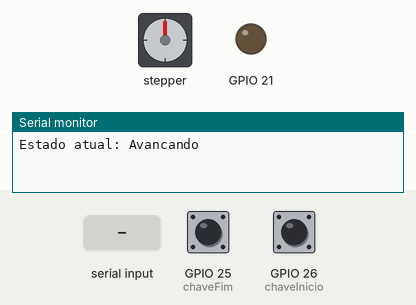
A sketch run on a simulated ESP32. Parts: stepper motor, output pins drawn as LEDs (lit = HIGH), the last lines printed to the serial monitor. Wiring (inferred from the names in the program): stepper motor driver (200 steps per turn assumed): step GPIO 23; direction GPIO 22. Inputs (shaded band) come from the test bench; at power-on: GPIO 25 (chaveFim) HIGH, GPIO 26 (chaveInicio) HIGH. Pins used as bus, display or sensor lines are not drawn.

Above: at 1.2 s.
1.3 s: GPIO 25 (chaveFim) pulled LOW for 0.15 s
At 1.51 s:
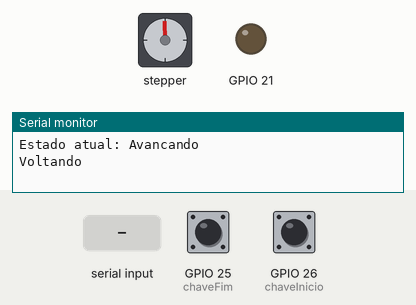
4.3 s: GPIO 26 (chaveInicio) pulled LOW for 0.15 s
5.9 s: "P" received over Serial
At 6.8 s:
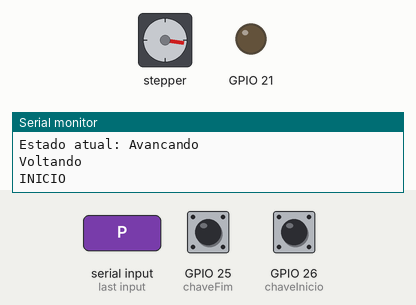
8.9 s: GPIO 25 (chaveFim) pulled LOW for 1 s
12.9 s: GPIO 26 (chaveInicio) pulled LOW for 1 s
At 12.9 s:
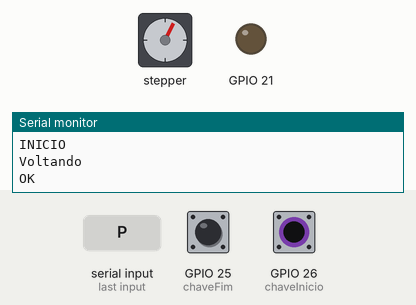
15.4 s: GPIO 25 (chaveFim) pulled LOW for 0.15 s
At 15.91 s:
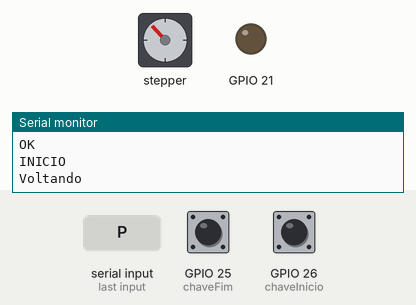
Timing chart, 0 to 19.5 s (numbered marks = the images above; inputs shaded):
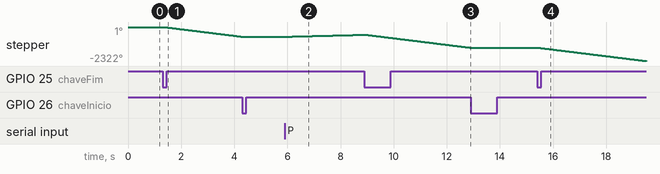

The sketch:

Arduino_Motordepasso.ino
```cpp
//definimos aqui os pinos conectados na ESP32 e a quantidade de passos do motor que completa uma revolução completa.
const int dirPin = 22;
const int stepPin = 23;
const int passosPorVolta = 200;
const int chaveFim = 25; //aqui definimos os dois mini switches 1 no fim e outro no inicio.
const int chaveInicio = 26;
#define dir_Avanco  HIGH //HIGH ----->
#define dir_Retorno  LOW //LOW <-----
/*=========---------==========-----------=========---------------==============---------------===========------------------------===============
Você poderá ignorar este bloco sem perda alguma de significado ou conteúdo.
Este bloco é apenas para adicionarmos em nosso projeto duas chaves fim de cursos (mini switch) que irá inverter o movimento e parar o nosso trilho.

//utlizaremos o método enum, pois tornará o código mais legível, seguro e de melhor manutenção.
//É interessante utilizar este método pois não há possibilidade das duas chaves estarem ativadas simultaneamentes.
//Então, criaremos "estados" em que nosso trilho estará e o arduino irá verificar milhares de vezes em qual estado ele está.*/


enum Estado{
	avancando, retornando
};
Estado estadoAtual= avancando;
//Aqui é como se estivessemos utilizando um array, mas sem números.  Então temos um tipo (Estado) criando uma nova variavel, que receberá um valor.

//void é como um trabalhador, que executa uma tarefa mas não retorna nenhuma variável, apenas executa uma determinada tarefa.
// setup() é a configuração de nosso microcontrolador, irá ser acionado apenas uma vez e para. Não fica em Loop.
void setup (){
	Serial.begin(115200); //executa a comunição serial com velocidade boudrate de 115200.
	pinMode(21, OUTPUT);
	pinMode(stepPin, OUTPUT);
	pinMode(dirPin, OUTPUT); // aqui definimos step e dir como saídas e o digitalWrite irá escrever se terá valor LOW (0V) ou HIGH (5V).
	pinMode(chaveFim, INPUT_PULLUP);
	pinMode(chaveInicio, INPUT_PULLUP); //Aqui estamos definindo nosso mini-switch para entrada (input) e funcionará como um interruptor (PULLUP) que irá trocar para HIGH ou LOW quando ativado.
	digitalWrite(dirPin, HIGH); //define a direção horário de antihorário.      HIGH ------>      LOW <-------
	digitalWrite(21, LOW);//Define o driver como habilitado.

	Serial.println("Estado atual: Avancando");

}
void loop(){

	switch(estadoAtual){
		case avancando:
		if (digitalRead(chaveFim)==LOW){
			delay(50);
			Serial.println("Voltando");
			digitalWrite(dirPin, dir_Retorno);

			estadoAtual=retornando;
		}
		else{
		//como é executado milhares de vezes, pode ter nenhum comando a ser feito, executando o if e causando erros, por isso fazemos:
		if (Serial.available() > 0 ){
			char comando = Serial.read();   //Irá ler comando após comando (SE TIVER) e executará o codido do If
			//agora definiremos um comando, para quando lido, comece o movimento de fato.
			if (comando=='P') {
			//Irá girar o motor, que está com um driver de motor inteligente, que irá dar a ordem e fornecer corrente automaticamente de forma certa as bobinas do motor para dar um passo.
				for (int i=0; i< passosPorVolta;i++){
					bool movimentoCompleto = true;//atribuimos o valor true para uma variavel do passo do motor.
					//Vamos integrar ao sistema a chave fim de curso, importante para que não danifique o equipamento. (Portanto, a chave vai ser checada a cada passo).
					if (digitalRead(chaveFim) == LOW) { //se chavefim estive pressionada:
					delay(50);
					Serial.println("Voltando");//escreve no monitor serial, que aparecerá no prompt.
					digitalWrite(dirPin, dir_Retorno);//fará o motor inverter sua direção de rotação.
					estadoAtual = retornando;
					movimentoCompleto = false;
					 break;
					}
					//motor dá um passo:
					digitalWrite(stepPin, HIGH);
					delayMicroseconds(20000); //quanto tempo manterá o sinal de tensão em ALTA, (reconhece inicio do pulso) (quanto menor, mais rápido será o passo, mais veloz o motor e menor o torque)
					digitalWrite(stepPin, LOW);
					delayMicroseconds(20000); //analago ao delay anterior.
				}
				Serial.println("OK");//irá escrever "OK" no monitor serial, que será lido pelo python e dará inicio a detecção pelo PM100D

			}
			}

		}
	break;    //sai da estrutura switch após ler o valor desejado.

	case retornando:
	if (digitalRead(chaveInicio)==LOW){
		delay(50);
		Serial.println("INICIO");
		estadoAtual=avancando;
		digitalWrite(dirPin,dir_Avanco);
	}
	else{
		//Se não tiver ainda acionado o switch de inicio, continue dando passos:
		digitalWrite(stepPin,HIGH);
		delayMicroseconds(4000);
		digitalWrite(stepPin,LOW);
		delayMicroseconds (4000);
	}
	break;
}
}
```

Measured:
- after the input at 1.3 s, stepper: keeps turning counter-clockwise at about 224°/s, starting after 0.05 s
- after the input at 5.9 s, stepper: keeps turning clockwise at about 46°/s, starting at once
- after the input at 12.9 s, stepper: stops changing and stays -1413°
- after the input at 15.4 s, stepper: keeps turning counter-clockwise at about 224°/s, starting after 0.05 s
